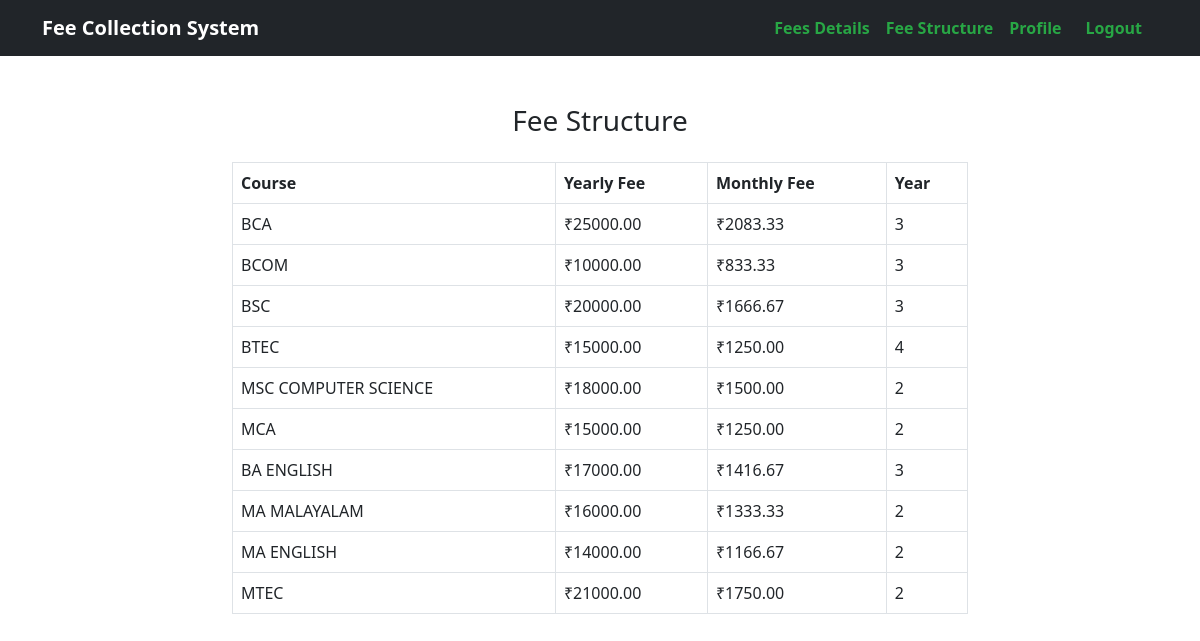
The app's page /viewstructure/ with its own data.
### app/models.py (models this page shows, shortened)
class FeeStructure(models.Model):
    course = models.CharField(max_length=100, unique=True)
    yearly_amount = models.DecimalField(max_digits=10, decimal_places=2)
    year = models.IntegerField()  # Store the year
    @property
    def monthly_fee(self):
        return round(self.yearly_amount / 12, 2)  # Divide by 12 months

### app/views.py (the view)
# urls.py: path('viewstructure/', viewstructure, name='viewstructure'),
def viewstructure(request):
    fees = FeeStructure.objects.all()
    return render(request, "student/viewfeestructure.html",{'fees':fees})

### templates/student/viewfeestructure.html (shortened to what this page needs)
<!DOCTYPE html>
<html lang="en">
<head>
    <link rel="stylesheet" href="https://cdn.jsdelivr.net/npm/bootstrap@5.3.0/dist/css/bootstrap.min.css">
</head>
<body>
    <nav class="navbar navbar-expand-lg navbar-dark bg-dark">
        <div class="container">
            <a class="navbar-brand" href="#">Fee Collection System</a>
            <div class="collapse navbar-collapse" id="navbarNav">
                <ul class="navbar-nav ms-auto">
                    <li class="nav-item"><a class="nav-link" href="../detailsoffees">Fees Details</a></li>
                    <li class="nav-item"><a class="nav-link" href="../viewstructure">Fee Structure</a></li>
                    <li class="nav-item"><a class="nav-link" href="../profile">Profile</a></li>
                    <li class="nav-item"><a class="nav-link btn btn-danger text-white px-3" href="../logoutstudent">Logout</a></li>
                </ul>
            </div>
        </div>
    </nav>
    <div class="container my-5">
        <div class="row justify-content-center">
            <div class="col-lg-8">
                <div class="table-container">
                    <h3 class="text-center mb-4">Fee Structure</h3>
                    <table class="table table-bordered table-hover">
                        <thead>
                            <tr>
                                <th>Course</th>
                                <th>Yearly Fee</th>
                                <th>Monthly Fee</th>
                                <th>Year</th>
                            </tr>
                        </thead>
                        <tbody>
                            {% for fee in fees %}
                            <tr>
                                <td>{{ fee.course }}</td>
                                <td>₹{{ fee.yearly_amount }}</td>
                                <td>₹{{ fee.monthly_fee }}</td>
                                <td>{{ fee.year }}</td>
                            </tr>
                            {% empty %}
                            <tr>
                                <td colspan="4" class="text-muted">No fee structure available</td>
                            </tr>
                            {% endfor %}
                        </tbody>
                    </table>
                </div>
            </div>
        </div>
    </div>
</body>
</html>

### templates/student/viewfeestructure.html (style rules this page uses)
.navbar-brand { font-weight: bold; }
.navbar-nav .nav-link { color: #28a745 !important; font-weight: 600; transition: color 0.3s ease-in-out; }

### records on screen
FeeStructure: course "BCA", yearly_amount "25000.00", monthly_fee "2083.33", year "3"
FeeStructure: course "BCOM", yearly_amount "10000.00", monthly_fee "833.33", year "3"
FeeStructure: course "BSC", yearly_amount "20000.00", monthly_fee "1666.67", year "3"
FeeStructure: course "BTEC", yearly_amount "15000.00", monthly_fee "1250.00", year "4"
FeeStructure: course "MSC COMPUTER SCIENCE", yearly_amount "18000.00", monthly_fee "1500.00", year "2"
FeeStructure: course "MCA", yearly_amount "15000.00", monthly_fee "1250.00", year "2"
FeeStructure: course "BA ENGLISH", yearly_amount "17000.00", monthly_fee "1416.67", year "3"
FeeStructure: course "MA MALAYALAM", yearly_amount "16000.00", monthly_fee "1333.33", year "2"
FeeStructure: course "MA ENGLISH", yearly_amount "14000.00", monthly_fee "1166.67", year "2"
FeeStructure: course "MTEC", yearly_amount "21000.00", monthly_fee "1750.00", year "2"
